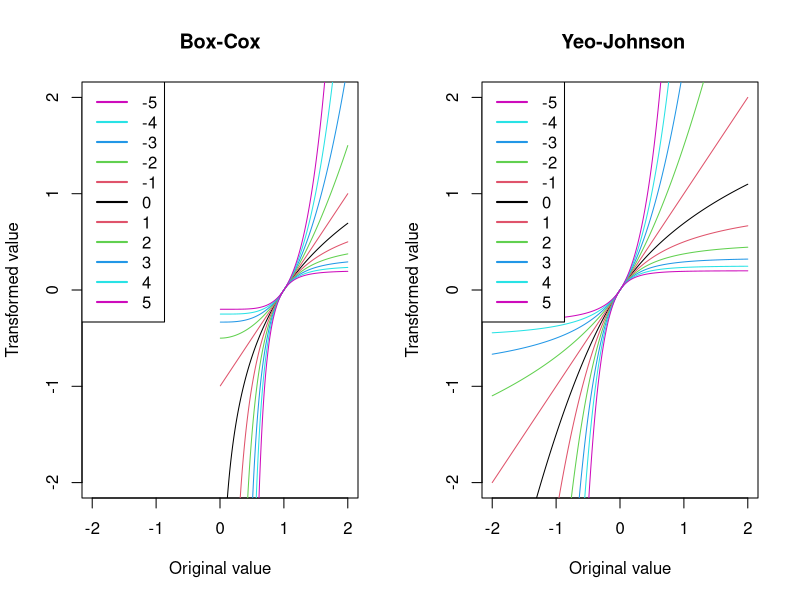

The R script that drew this image:
library("car")
x <- (-400:400)/200
xp <- x[x>0]
mp <- 5
#
pdf("boxcox_yeo.pdf", width=10, height=7)
par(mfrow=c(1,2))
plot(xp, bcPower(xp, 0), type="l", xlim=range(x), main="Box-Cox", ylim=range(x),
xlab="Original value", ylab="Transformed value")
val <- 0
col <- 1
for (i in 1:mp) {
  val <- c(-i, val)
  col <- c(i+1, col)
  lines(xp, bcPower(xp, i), col=i+1)
  val <- c(val, i)
  col <- c(col, i+1)
  lines(xp, bcPower(xp, -i), col=i+1)
}
legend("topleft", legend=val, col=col, lwd=2)
plot(x, yjPower(x, 0), type="l", xlim=range(x), main=" Yeo-Johnson", ylim=range(x),
xlab="Original value", ylab="Transformed value")
for (i in 1:mp) {
  lines(x, yjPower(x, i), col=i+1)
  lines(x, yjPower(x, -i), col=i+1)
}
legend("topleft", legend=val, col=col, lwd=2)
dev.off()
